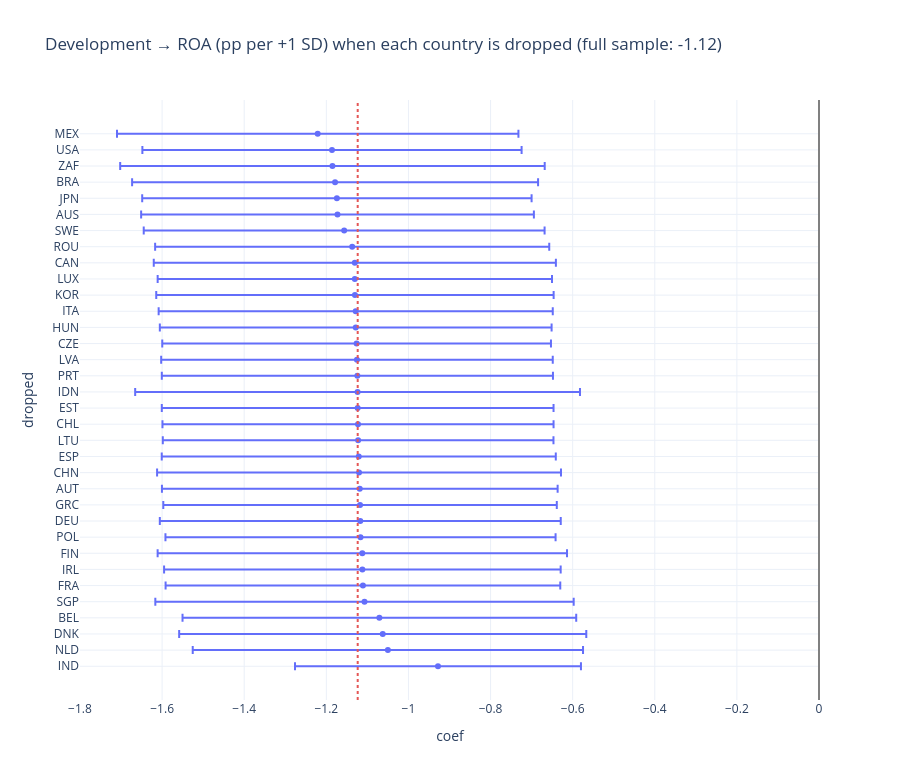

Here is the notebook cell this chart was saved with:
### Markdown cell above
## 1 · Leave one country out
The H0 model is re-estimated 34 times, each time without one country (wild bootstrap, 499 draws each). Countries are sorted by how much their removal changes the coefficient.

### Code cell
full = wild_cluster("dev_z", fy, outcome="roa_pp", B=1999)
rows = []
for iso in dim.index:
    r = wild_cluster("dev_z", fy[fy.iso3 != iso], outcome="roa_pp", B=499)
    rows.append({"dropped": iso, "country": names[iso], "coef": r["coef"], "ci_low": r["ci_low"], "ci_high": r["ci_high"], "p (wild)": r["p_wild"], "firm-years": r["n"], "change vs full": r["coef"] - full["coef"]})
loco = pd.DataFrame(rows).set_index("dropped").sort_values("coef")
fig = px.scatter(loco.reset_index(), x="coef", y="dropped", error_x=loco.ci_high - loco.coef, error_x_minus=loco.coef - loco.ci_low, hover_name="country",
                 title=f"Development → ROA (pp per +1 SD) when each country is dropped (full sample: {full['coef']:+.2f})")
fig.add_vline(x=0, line_color="grey"); fig.add_vline(x=full["coef"], line_dash="dot", line_color="#E45756"); fig.update_layout(height=780, yaxis_autorange="reversed"); fig.show()
print(f"Full sample: {full['coef']:+.2f} pp (wild p = {full['p_wild']:.3f}). Leave-one-out range: {loco.coef.min():+.2f} to {loco.coef.max():+.2f}; "
      f"negative in {int((loco.coef < 0).sum())} of 34 runs, p < 0.10 in {int((loco['p (wild)'] < 0.10).sum())}, p < 0.05 in {int((loco['p (wild)'] < 0.05).sum())}.")
loco.head(8).round(3)

### Figure 1 — Plotly figure (JSON) as saved in the notebook; plotly's stock layout.template omitted (floating-point values rounded to 4 significant figures)
{"data": [{"error_x": {"array": [0.4889, 0.4618, 0.517, 0.4944, 0.4742, 0.4783, 0.4882, 0.48, 0.4897, 0.4802, 0.484, 0.48, 0.4771, 0.4734, 0.4769, 0.4764, 0.5417, 0.4771, 0.4763, 0.4758, 0.4799, 0.4919, 0.4819, 0.4792, 0.4883, 0.4751, 0.4986, 0.483, 0.4807, 0.5095, 0.4795, 0.4958, 0.4753, 0.3482], "arrayminus": [0.4889, 0.4618, 0.517, 0.4944, 0.4742, 0.4783, 0.4882, 0.48, 0.4897, 0.4802, 0.484, 0.48, 0.4771, 0.4734, 0.4769, 0.4764, 0.5417, 0.4771, 0.4763, 0.4758, 0.4799, 0.4919, 0.4819, 0.4792, 0.4883, 0.4751, 0.4986, 0.483, 0.4807, 0.5095, 0.4795, 0.4958, 0.4753, 0.3482]}, "hovertemplate": "<b>%{hovertext}</b><br><br>coef=%{x}<br>dropped=%{y}<extra></extra>", "hovertext": ["Mexico", "United States", "South Africa", "Brazil", "Japan", "Australia", "Sweden", "Romania", "Canada", "Luxembourg", "South Korea", "Italy", "Hungary", "Czechia", "Latvia", "Portugal", "Indonesia", "Estonia", "Chile", "Lithuania", "Spain", "China", "Austria", "Greece", "Germany", "Poland", "Finland", "Ireland", "France", "Singapore", "Belgium", "Denmark", "Netherlands", "India"], "legendgroup": "", "marker": {"color": "#636efa", "symbol": "circle"}, "mode": "markers", "name": "", "orientation": "h", "showlegend": false, "type": "scatter", "x": [-1.221, -1.186, -1.185, -1.179, -1.174, -1.173, -1.157, -1.137, -1.131, -1.131, -1.13, -1.128, -1.128, -1.126, -1.125, -1.124, -1.124, -1.124, -1.123, -1.123, -1.121, -1.12, -1.118, -1.118, -1.117, -1.117, -1.112, -1.112, -1.111, -1.107, -1.071, -1.063, -1.05, -0.928], "xaxis": "x", "y": ["MEX", "USA", "ZAF", "BRA", "JPN", "AUS", "SWE", "ROU", "CAN", "LUX", "KOR", "ITA", "HUN", "CZE", "LVA", "PRT", "IDN", "EST", "CHL", "LTU", "ESP", "CHN", "AUT", "GRC", "DEU", "POL", "FIN", "IRL", "FRA", "SGP", "BEL", "DNK", "NLD", "IND"], "yaxis": "y"}], "layout": {"height": 780, "legend": {"tracegroupgap": 0}, "shapes": [{"line": {"color": "grey"}, "type": "line", "x0": 0, "x1": 0, "xref": "x", "y0": 0, "y1": 1, "yref": "y domain"}, {"line": {"color": "#E45756", "dash": "dot"}, "type": "line", "x0": -1.124, "x1": -1.124, "xref": "x", "y0": 0, "y1": 1, "yref": "y domain"}], "title": {"text": "Development → ROA (pp per +1 SD) when each country is dropped (full sample: -1.12)"}, "xaxis": {"anchor": "y", "domain": [0.0, 1.0], "title": {"text": "coef"}}, "yaxis": {"anchor": "x", "autorange": "reversed", "domain": [0.0, 1.0], "title": {"text": "dropped"}}}}
